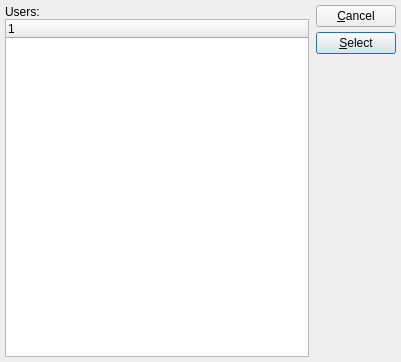
<ui version="4.0" >
 <author></author>
 <comment>This file is part of the xTuple ERP: PostBooks Edition, a free and
open source Enterprise Resource Planning software suite,
Copyright (c) 1999-2011 by OpenMFG LLC, d/b/a xTuple.
It is licensed to you under the Common Public Attribution License
version 1.0, the full text of which (including xTuple-specific Exhibits)
is available at www.xtuple.com/CPAL.  By using this software, you agree
to be bound by its terms.</comment>
 <exportmacro></exportmacro>
 <class>userList</class>
 <widget class="QDialog" name="userList" >
  <property name="geometry" >
   <rect>
    <x>0</x>
    <y>0</y>
    <width>401</width>
    <height>362</height>
   </rect>
  </property>
  <property name="windowTitle" >
   <string>User List</string>
  </property>
  <layout class="QHBoxLayout" >
   <property name="margin" >
    <number>5</number>
   </property>
   <property name="spacing" >
    <number>7</number>
   </property>
   <item>
    <layout class="QVBoxLayout" >
     <property name="margin" >
      <number>0</number>
     </property>
     <property name="spacing" >
      <number>0</number>
     </property>
     <item>
      <widget class="QLabel" name="_userLit" >
       <property name="text" >
        <string>Users:</string>
       </property>
      </widget>
     </item>
     <item>
      <widget class="XTreeWidget" name="_usr" />
     </item>
    </layout>
   </item>
   <item>
    <layout class="QVBoxLayout" >
     <property name="margin" >
      <number>0</number>
     </property>
     <property name="spacing" >
      <number>0</number>
     </property>
     <item>
      <layout class="QVBoxLayout" >
       <property name="margin" >
        <number>0</number>
       </property>
       <property name="spacing" >
        <number>5</number>
       </property>
       <item>
        <widget class="QPushButton" name="_close" >
         <property name="text" >
          <string>&amp;Cancel</string>
         </property>
        </widget>
       </item>
       <item>
        <widget class="QPushButton" name="_select" >
         <property name="text" >
          <string>&amp;Select</string>
         </property>
         <property name="autoDefault" >
          <bool>true</bool>
         </property>
         <property name="default" >
          <bool>true</bool>
         </property>
        </widget>
       </item>
      </layout>
     </item>
     <item>
      <spacer>
       <property name="orientation" >
        <enum>Qt::Vertical</enum>
       </property>
       <property name="sizeType" >
        <enum>QSizePolicy::Expanding</enum>
       </property>
       <property name="sizeHint" >
        <size>
         <width>10</width>
         <height>51</height>
        </size>
       </property>
      </spacer>
     </item>
    </layout>
   </item>
  </layout>
 </widget>
 <layoutdefault spacing="6" margin="11" />
 <pixmapfunction>qPixmapFromMimeSource</pixmapfunction>
 <customwidgets>
  <customwidget>
   <class>XTreeWidget</class>
   <extends>QTreeWidget</extends>
   <header>xtreewidget.h</header>
   <container>0</container>
   <pixmap></pixmap>
  </customwidget>
 </customwidgets>
 <includes/>
 <resources/>
 <connections>
  <connection>
   <sender>_usr</sender>
   <signal>valid(bool)</signal>
   <receiver>_select</receiver>
   <slot>setEnabled(bool)</slot>
   <hints>
    <hint type="sourcelabel" >
     <x>20</x>
     <y>20</y>
    </hint>
    <hint type="destinationlabel" >
     <x>20</x>
     <y>20</y>
    </hint>
   </hints>
  </connection>
  <connection>
   <sender>_usr</sender>
   <signal>itemSelected(int)</signal>
   <receiver>_select</receiver>
   <slot>animateClick()</slot>
   <hints>
    <hint type="sourcelabel" >
     <x>20</x>
     <y>20</y>
    </hint>
    <hint type="destinationlabel" >
     <x>20</x>
     <y>20</y>
    </hint>
   </hints>
  </connection>
  <connection>
   <sender>_close</sender>
   <signal>clicked()</signal>
   <receiver>userList</receiver>
   <slot>reject()</slot>
   <hints>
    <hint type="sourcelabel" >
     <x>20</x>
     <y>20</y>
    </hint>
    <hint type="destinationlabel" >
     <x>20</x>
     <y>20</y>
    </hint>
   </hints>
  </connection>
 </connections>
</ui>
